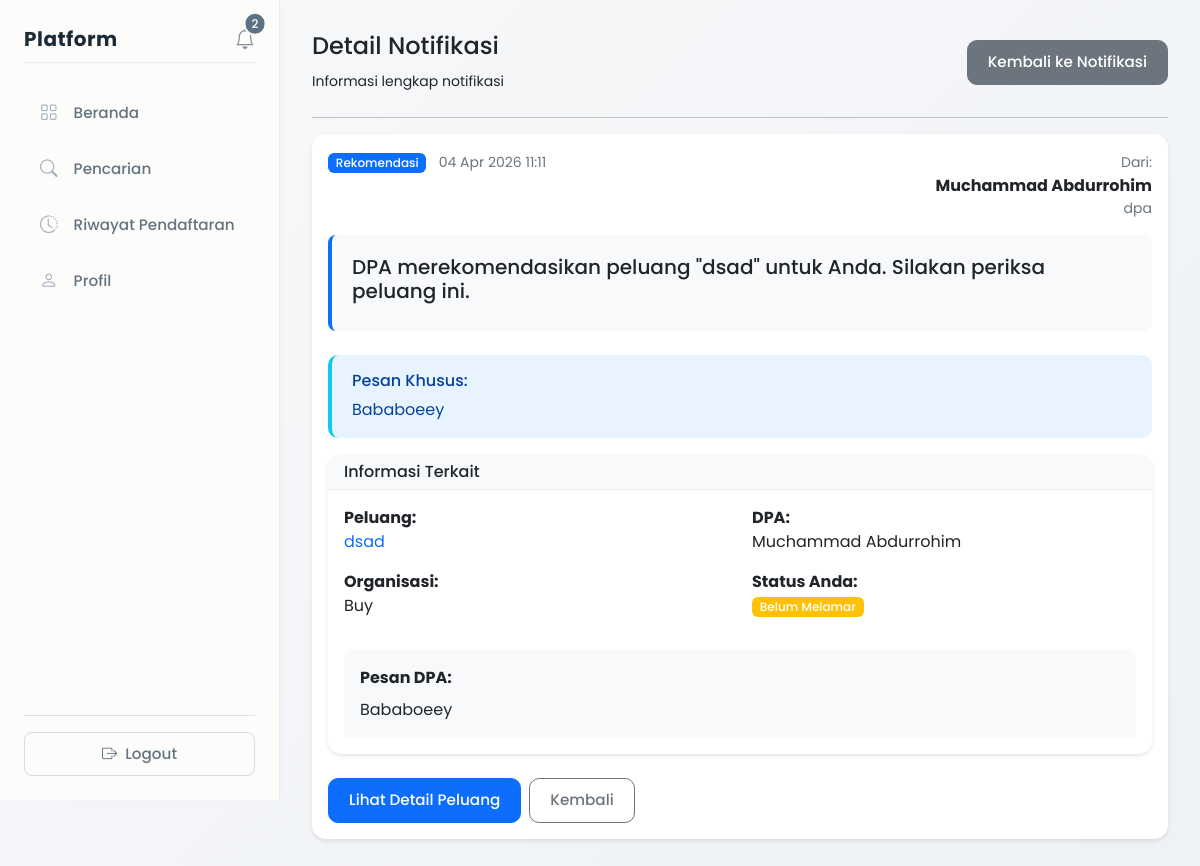
The page /views/detail_notification.php?id=15 (signed in) on the database as committed earlier.
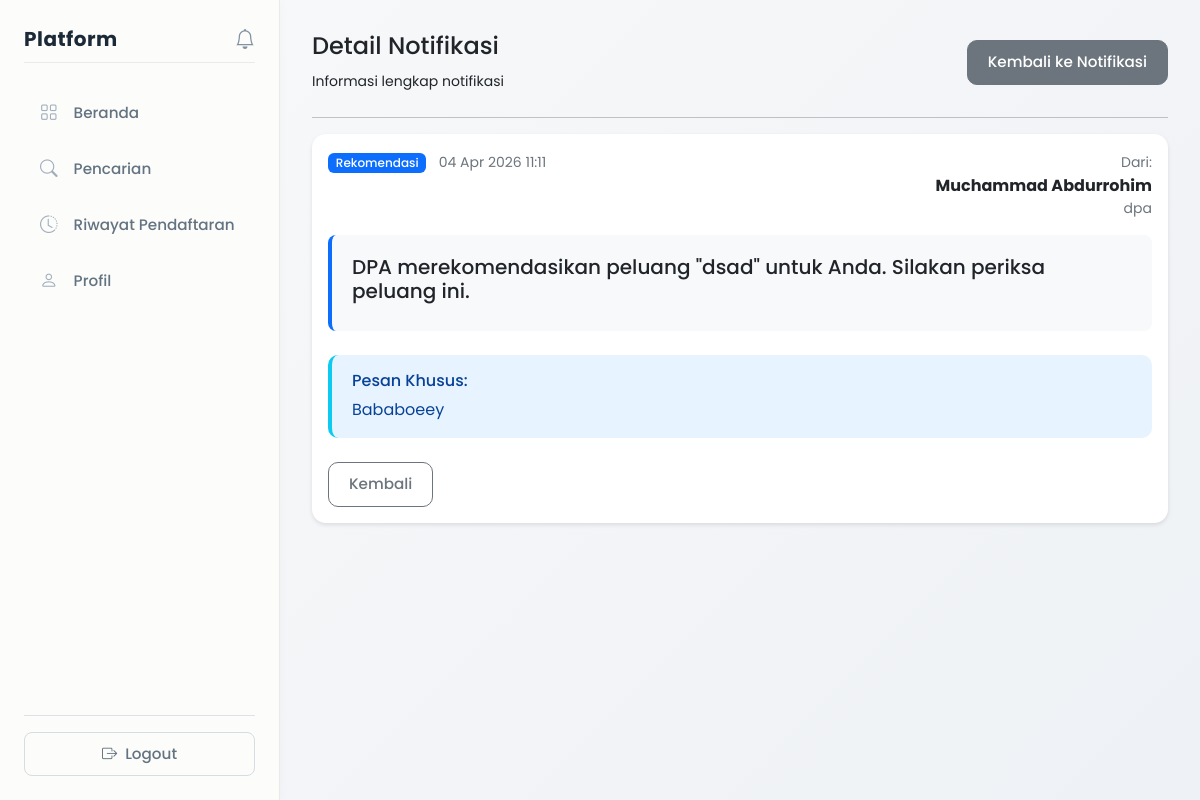
The same page on the database as committed later.
### tables this page shows
CREATE TABLE `rekomendasi` (
  `id` int NOT NULL,
  `dpa_id` int NOT NULL,
  `mahasiswa_id` int NOT NULL,
  `peluang_id` int NOT NULL,
  `pesan_dosen` text,
  `created_at` timestamp NULL DEFAULT CURRENT_TIMESTAMP
);

CREATE TABLE `peluang` (
  `id` int NOT NULL,
  `mitra_id` int NOT NULL,
  `judul` varchar(150) NOT NULL,
  `deskripsi` text NOT NULL,
  `tipe` enum('magang','kursus') NOT NULL,
  `lokasi` varchar(100) DEFAULT NULL,
  `kuota` int DEFAULT '0',
  `min_ipk` decimal(3,2) DEFAULT '0.00',
  `min_semester` int DEFAULT '1',
  `fakultas` varchar(100) DEFAULT NULL,
  `deadline` datetime NOT NULL,
  `status` enum('pending','approved','rejected') DEFAULT 'approved',
  `created_at` timestamp NULL DEFAULT CURRENT_TIMESTAMP,
  `closed_at` timestamp NULL DEFAULT NULL
);

CREATE TABLE `mitra` (
  `id` int NOT NULL,
  `user_id` int NOT NULL,
  `nama_organisasi` varchar(150) DEFAULT NULL,
  `deskripsi` text,
  `kontak` varchar(100) DEFAULT NULL,
  `status_verifikasi` enum('pending','approved','rejected') DEFAULT 'pending'
);

CREATE TABLE `dpa` (
  `id` int NOT NULL,
  `user_id` int NOT NULL,
  `nama` varchar(100) DEFAULT NULL
);

### core/notification_helper.php (called while the page is built, shortened)
<?php
function getUnreadNotificationCount($conn, $user_id) {
    $query = "SELECT COUNT(*) as unread FROM notifikasi WHERE user_id = ? AND status_baca = 0";
    $stmt = mysqli_prepare($conn, $query);
    mysqli_stmt_bind_param($stmt, 'i', $user_id);
    mysqli_stmt_execute($stmt);
    $result = mysqli_stmt_get_result($stmt);
    $row = mysqli_fetch_assoc($result);
    return $row['unread'] ?? 0;
}
?>

### views/detail_notification.php (the view, shortened to what the changed rows need)
<?php
include __DIR__ . '/../config/database.php';
$notif_id = (int)$_GET['id'];
$user_id = $_SESSION['user_id'];
$query = "SELECT n.*, u.role as pengirim_role,
          CASE
            WHEN u.role = 'mahasiswa' THEN (SELECT m.nama FROM mahasiswa m WHERE m.user_id = u.id)
            WHEN u.role = 'dpa' THEN (SELECT d.nama FROM dpa d WHERE d.user_id = u.id)
            WHEN u.role = 'mitra' THEN (SELECT mit.nama_organisasi FROM mitra mit WHERE mit.user_id = u.id)
            ELSE NULL
          END as pengirim_nama
          FROM notifikasi n
          LEFT JOIN users u ON n.pengirim_id = u.id
          WHERE n.id = ? AND n.user_id = ?";
$stmt = mysqli_prepare($conn, $query);
mysqli_stmt_bind_param($stmt, 'ii', $notif_id, $user_id);
mysqli_stmt_execute($stmt);
$result = mysqli_stmt_get_result($stmt);
$notification = mysqli_fetch_assoc($result);
$related_info = null;
if ($notification['tipe_notifikasi'] === 'recommendation' && $notification['related_id']) {
    $query = "SELECT r.*, p.judul as peluang_judul, m.nama as mahasiswa_nama,
              d.nama as dpa_nama, mit.nama_organisasi,
              l.status as status_lamaran
              FROM rekomendasi r
              JOIN peluang p ON r.peluang_id = p.id
              JOIN mahasiswa m ON r.mahasiswa_id = m.id
              JOIN dpa d ON r.dpa_id = d.id
              LEFT JOIN mitra mit ON p.mitra_id = mit.user_id
              LEFT JOIN lamaran l ON r.mahasiswa_id = l.mahasiswa_id AND r.peluang_id = l.peluang_id
              WHERE r.id = ?";
    $stmt = mysqli_prepare($conn, $query);
    mysqli_stmt_bind_param($stmt, 'i', $notification['related_id']);
    mysqli_stmt_execute($stmt);
    $result = mysqli_stmt_get_result($stmt);
    $related_info = mysqli_fetch_assoc($result);
}
?>
<!DOCTYPE html>
<html>
<head>
    <link href="https://cdn.jsdelivr.net/npm/bootstrap@5.3.0/dist/css/bootstrap.min.css" rel="stylesheet">
    <link rel="stylesheet" href="https://cdn.jsdelivr.net/npm/bootstrap-icons@1.11.0/font/bootstrap-icons.css">
    <link rel="stylesheet" href="../assets/css/global.css">
    <link rel="stylesheet" href="../assets/css/layout.css">
    <link rel="stylesheet" href="../assets/css/notifications.css">
</head>
<body>
<div class="d-flex">
    <?php include __DIR__ . '/layouts/sidebar.php'; ?>
    <div class="content">
        <div class="card">
            <div class="card-body">
                <?php if ($related_info): ?>
                    <div class="card border-secondary">
                        <div class="card-header bg-light">
                            <h6 class="mb-0"><i class="fas fa-link"></i> Informasi Terkait</h6>
                        </div>
                        <div class="card-body">
                            <?php if ($notification['tipe_notifikasi'] === 'recommendation'): ?>
                                <div class="row">
                                    <div class="col-md-6">
                                        <p><strong>Peluang:</strong><br>
                                        <a href="../views/posts/detail.php?id=<?php echo $related_info['peluang_id']; ?>" class="text-decoration-none">
                                            <?php echo htmlspecialchars($related_info['peluang_judul']); ?>
                                        </a></p>
                                        <p><strong>Organisasi:</strong><br>
                                        <?php echo htmlspecialchars($related_info['nama_organisasi'] ?? 'Tidak diketahui'); ?></p>
                                    </div>
                                    <div class="col-md-6">
                                        <p><strong>DPA:</strong><br>
                                        <?php echo htmlspecialchars($related_info['dpa_nama']); ?></p>
                                        <?php if ($_SESSION['role'] === 'mahasiswa'): ?>
                                            <p><strong>Status Anda:</strong><br>
                                            <span class="badge bg-<?php echo $related_info['status_lamaran'] === 'accepted' ? 'success' : ($related_info['status_lamaran'] === 'rejected' ? 'danger' : 'warning'); ?>">
                                                <?php
                                                if ($related_info['status_lamaran']) {
                                                    switch($related_info['status_lamaran']) {
                                                        case 'accepted':
                                                            echo 'Diterima';
                                                            break;
                                                        case 'rejected':
                                                            echo 'Ditolak';
                                                            break;
                                                        default:
                                                            echo 'Diproses';
                                                    }
                                                } else {
                                                    echo 'Belum Melamar';
                                                }
                                                ?>
                                            </span></p>
                                        <?php endif; ?>
                                    </div>
                                </div>
                                <?php if (!empty($related_info['pesan_dosen'])): ?>
                                    <div class="mt-3 p-3 bg-light rounded">
                                        <strong><i class="fas fa-quote-left"></i> Pesan DPA:</strong><br>
                                        <p class="mb-0 mt-2"><?php echo nl2br(htmlspecialchars($related_info['pesan_dosen'])); ?></p>
                                    </div>
                                <?php endif; ?>
                            <?php endif; ?>
                        </div>
                    </div>
                <?php endif; ?>
                <div class="mt-4 d-flex gap-2">
                    <?php if ($related_info): ?>
                        <a href="../views/posts/detail.php?id=<?php echo $related_info['peluang_id']; ?>" class="btn btn-primary">
                            Lihat Detail Peluang
                        </a>
                    <?php endif; ?>
                    <button type="button" class="btn btn-outline-secondary" onclick="history.back()">
                        Kembali
                    </button>
                </div>
            </div>
        </div>
    </div>
</div>
</body>
</html>

### views/layouts/sidebar.php (shortened to what the changed rows need)
<?php
include_once __DIR__ . '/../../core/notification_helper.php';
include_once __DIR__ . '/../../config/database.php';
$unread_count = getUnreadNotificationCount($conn, $_SESSION['user_id']);
?>
<div class="sidebar d-flex flex-column p-4">
    <div class="d-flex justify-content-between align-items-center mb-4 pb-2 border-bottom sidebar-header">
        <a href="<?= BASE_URL ?>/views/notifications.php" class="notification-bell position-relative" title="Notifikasi">
            <i class="bi bi-bell fs-5"></i>
            <?php if ($unread_count > 0): ?>
                <span class="position-absolute top-0 start-100 translate-middle badge rounded-pill bg-primary notification-badge">
                    <?php echo $unread_count; ?>
                </span>
            <?php endif; ?>
        </a>
    </div>
</div>

Rows that differ between the two databases and show on the page:
removed rekomendasi: peluang.judul "dsad", mitra.nama_organisasi "Buy", dpa.nama "Muchammad Abdurrohim", pesan_dosen "Bababoeey"
Other text that changed with them:
$unread_count: "2" → (not shown)
text no longer shown: "Informasi Terkait Peluang: Organisasi: DPA: Status Anda: Belum Melamar Pesan DPA: Lihat Detail Peluang"
